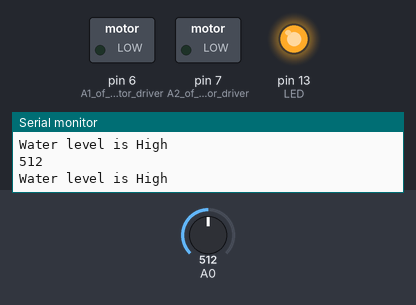
Bench run of a sketch on a simulated Arduino Uno, built with avr-gcc and run on an emulated ATmega328P. On the bench: switched loads named in the sketch (green lamp = pin HIGH), output pins drawn as LEDs (lit = HIGH), the last lines printed to the serial monitor. The test bench sets the inputs (shaded band); at power-on: A0 = 512.

Above: at 3.2 s.
3.3 s: A0 set to 438
5.2 s: A0 set to 418
At 7.1 s:
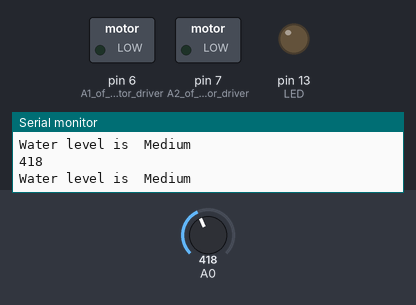
8.5 s: A0 set to 345
10.2 s: A0 set to 319
At 12.2 s:
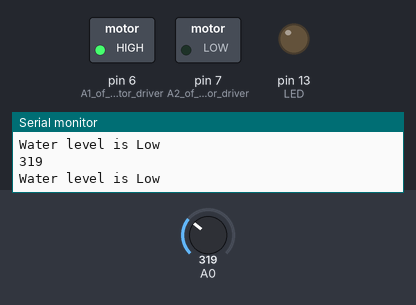
12.5 s: A0 set to 340
At 13.7 s:
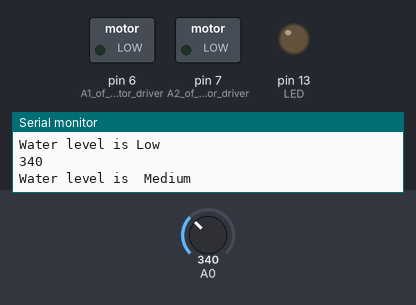
14.5 s: A0 set to 320
At 15.3 s:
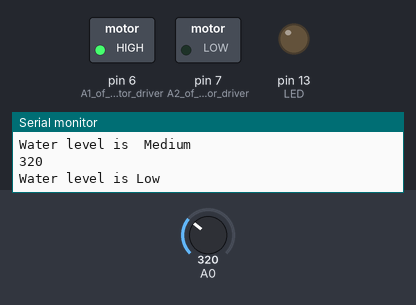
Timing chart, 0 to 17.5 s (numbered marks = the images above; inputs shaded):
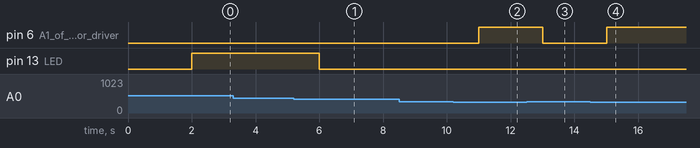

The sketch:

ex6.ino
```cpp
int value;
void setup()
{

  Serial.begin(9600);
  pinMode(6,OUTPUT);  //A1 of motor driver
  pinMode(7,OUTPUT);  //A2 of motor driver
  pinMode(13,OUTPUT);  //LED
  digitalWrite(6,LOW);
    digitalWrite(7,LOW);
    digitalWrite(13,LOW);
    delay(2000);
}

void loop()
{
  value = analogRead(A0);
  Serial.println(value);
  if (value<=330){
    Serial.println("Water level is Low");
    digitalWrite(6,HIGH);
    digitalWrite(7,LOW);
     digitalWrite(13,LOW);

  }
  else if (value>330 && value<=430){
    Serial.println("Water level is  Medium");
    digitalWrite(6,LOW);
    digitalWrite(7,LOW);
     digitalWrite(13,LOW);
  }

  else if (value>430){
    Serial.println("Water level is High");
    digitalWrite(6,LOW);
    digitalWrite(7,LOW);
    digitalWrite(13,HIGH);   //LED is on
  }


  delay(1000);
}
```

Measured:
- the behaviour switches between 431 and 430 on A0 (found by bisection; images 0 and 1)
- the behaviour switches between 331 and 330 on A0 (found by bisection; images 1 and 2)
- after the input at 5.2 s, pin 13 (LED): HIGH → LOW after 0.80 s
- after the input at 10.2 s, pin 6 (A1_of_motor_driver): LOW → HIGH after 0.81 s
- after the input at 12.5 s, pin 6 (A1_of_motor_driver): HIGH → LOW after 0.51 s
- after the input at 14.5 s, pin 6 (A1_of_motor_driver): LOW → HIGH after 0.51 s
